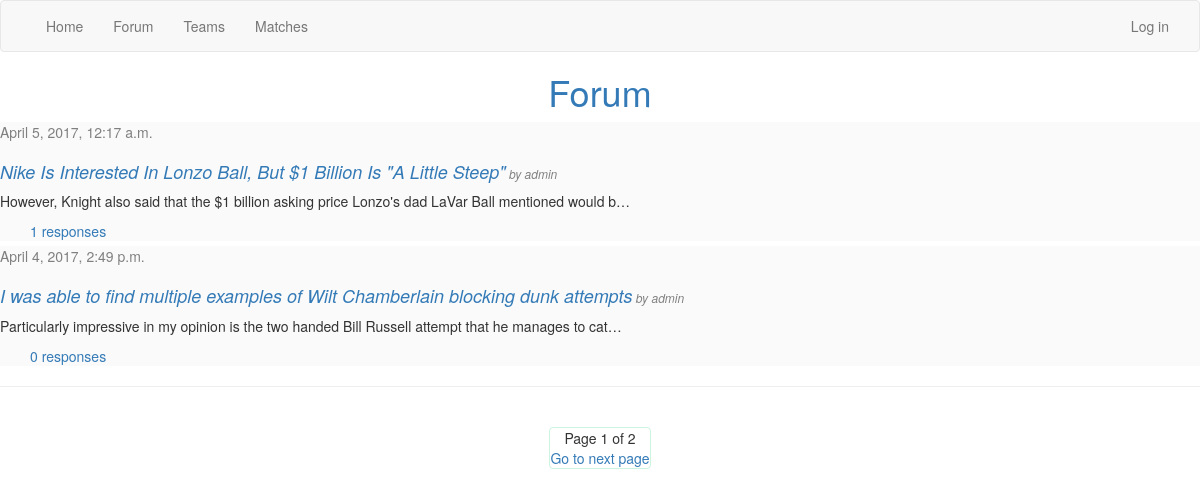
The app's page /forum/ with its own data.
### newsfeed/models.py (models this page shows, shortened)
class ForumPost(models.Model):
    author = models.ForeignKey('auth.User')
    title = models.CharField(max_length=200)
    post = models.TextField()
    timeStamp = models.DateTimeField(default=timezone.now)

### newsfeed/views.py (the view)
# urls.py: url(r'^forum/$', views.forum_list, name='forum_list'),
def forum_list(request):
    forumPosts = ForumPost.objects.order_by('-timeStamp')
    paginated_posts = Paginator(forumPosts, 2)
    page = request.GET.get('page')
    try:
        post_page = paginated_posts.page(page)
    except PageNotAnInteger:
        post_page = paginated_posts.page(1)
    except EmptyPage:
        post_page = paginated_posts.page(paginated_posts.num_pages)
    return render(request, 'forum/forum_list.html', {
        'forumPosts': forumPosts,
        'post_page': post_page
    })

### newsfeed/templates/forum/forum_list.html (shortened to what this page needs)
{% extends 'forum/base.html' %}
{% block content %}
    {% for forumPost in post_page %}
    <div class="forumpost">
        <span class="date">{{ forumPost.timeStamp }}</span>
        <h2><a href="{% url 'forumpost_detail' pk=forumPost.pk %}">{{ forumPost.title }}</a><span class="author"> by {{ forumPost.author }}</span></h2>
        <p>{{ forumPost.post|truncatechars:100|linebreaksbr }}</p>
        <div class="comment"><span class="comment-content"><a href="{% url 'forumpost_detail' pk=forumPost.pk %}">{{ forumPost.forum_comments.count }} responses</a></span></div>
    </div>
    {% endfor %}
    <hr>
    {% include 'paginate.html' %}
{% endblock %}

### newsfeed/templates/style.html (style rules this page uses)
h2 { font-style: italic; font-size: 18px; }
.forumpost { background-color: #fafafa; margin-bottom: 5px; }
.date { color: grey; }
.comment { padding-left: 30px; background-color: #fafafa; margin: 4px 0 4px 0; }
.author { font-size: 12px; font-style: italic; color: grey; }

### records on screen
ForumPost: timeStamp "April 5, 2017, 12:17 a.m.", title "Nike Is Interested In Lonzo Ball, But $1 Billion Is \"A Little Steep\"", author "admin", post "However, Knight also said that the $1 billion asking price Lonzo's dad LaVar Ball mentioned would b…", forum_comments.count "1"
ForumPost: timeStamp "April 4, 2017, 2:49 p.m.", title "I was able to find multiple examples of Wilt Chamberlain blocking dunk attempts", author "admin", post "Particularly impressive in my opinion is the two handed Bill Russell attempt that he manages to cat…", forum_comments.count "0"

### other values on screen
{{ post_page.number }} "1"
{{ post_page.paginator.num_pages }} "2"
